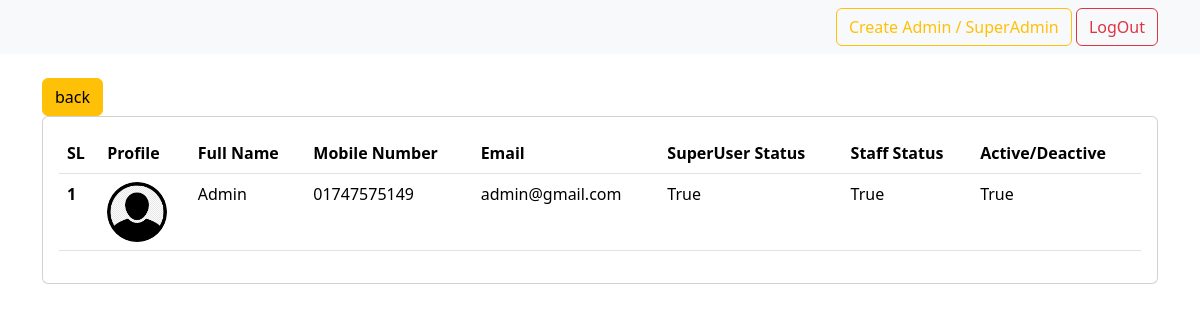
/dashboard/admin-list/ (signed in), run on the app's committed database.
### accounts/models.py (models this page shows, shortened)
class AdminRegister(models.Model):
    user = models.OneToOneField(User, null=True, blank=True, on_delete= models.CASCADE)
    is_publish = models.BooleanField(('publish'), default=False, help_text=(
        'Designates whether this user should be treated as active. '
            'Unselect this instead of deleting accounts.'))

class User(AbstractUser):
    full_name = models.CharField(max_length=150, null=True)
    email = models.EmailField(unique=True, null=True)
    mobile_number = models.CharField(max_length=11, null=True, unique=True)
    profile_picture = models.ImageField(upload_to='profile/', null=True, blank=True, default='user-default/avatar.png')
    USERNAME_FIELD = 'mobile_number'
    REQUIRED_FIELDS = ['username']

### dashboard/views.py (the view)
# urls.py: path('admin-list/', views.adminList, name="admin-list"),
def adminList(request):
    user = request.user
    admins = AdminRegister.objects.all()
    if user.is_staff or user.is_superuser:
        context = {'admins': admins}
        return render(request, 'dashboard/admin_list.html', context)
    else:
        return render(request, 'dashboard/not_authrized.html')

### dashboard/templates/dashboard/admin_list.html (shortened to what this page needs)
{% extends 'dashboard/base.html' %}
{% block content %}
<br>
<div class="container">
    <a class="btn btn-warning" href="{% url 'dashboard' %}">back</a>
    <br>
    <div class="row">
        <div class="col">
            <div class="card">
                <div class="card-body">
                    <table class="table">
                        <thead>
                          <tr>
                            <th scope="col">SL</th>
                            <th scope="col">Profile</th>
                            <th scope="col">Full Name</th>
                            <th scope="col">Mobile Number</th>
                            <th scope="col">Email</th>
                            <th scope="col">SuperUser Status</th>
                            <th scope="col">Staff Status</th>
                            <th scope="col">Active/Deactive</th>
                          </tr>
                        </thead>
                        {% for obj in admins %}
                        <tbody>
                          <tr>
                            <th scope="row">{{ forloop.counter }}</th>
                            <th><img style="width: 60px; border-radius: 50%;" src="{{ obj.user.profile_picture.url }}"></th>
                            <td>{{ obj.user.full_name }}</td>
                            <td>{{ obj.user.mobile_number }}</td>
                            <td>{{ obj.user.email }}</td>
                            <td>{{ obj.user.is_superuser }}</td>
                            <td>{{ obj.user.is_staff }}</td>
                            <td>{{ obj.is_publish }}</td>
                          </tr>
                        </tbody>
                        {% endfor %}
                      </table>
                </div>
            </div>
        </div>
    </div>
</div>
{% endblock %}

### data on the page
AdminRegister: user.profile_picture (placeholder picture), user.full_name "Admin", user.mobile_number "01747575149", user.email "admin@gmail.com", user.is_superuser "True", user.is_staff "True", is_publish "True"
